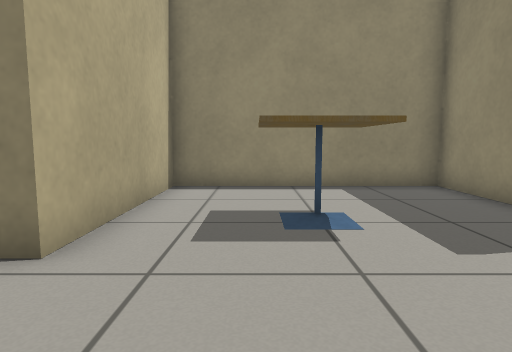
View 1 (above)

13 first-person views from a walk through a world built for the Gazebo simulator. The camera is 0.62 m above the floor, tilts 6° down and sees 75° across. The floor is counted in squares, 0.5 m on a side. Each view is taken from the middle of a square. On the plan, view 1 faces up. The plan holds only what a view shows up to about 14 squares ahead; the rest is blank.

View 2
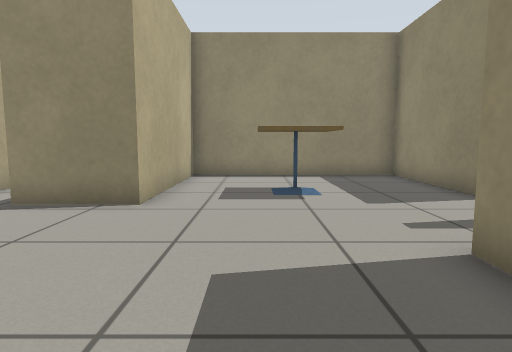

View 3
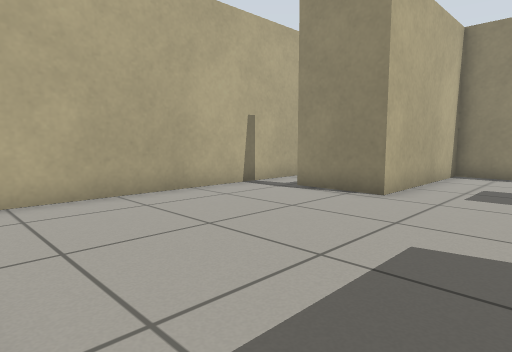

View 4
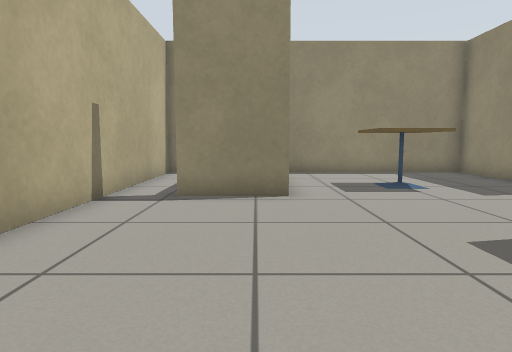

View 5
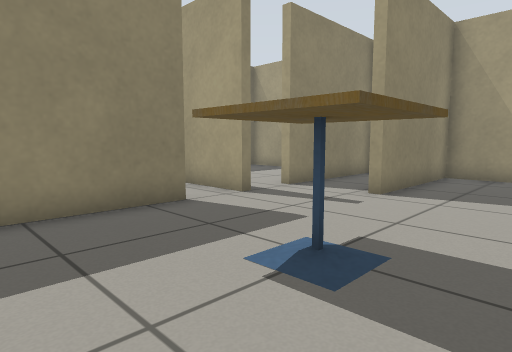

View 6
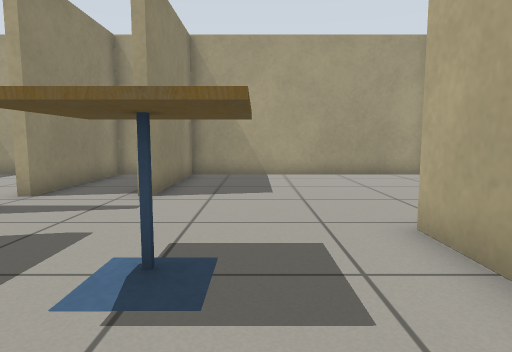

View 7
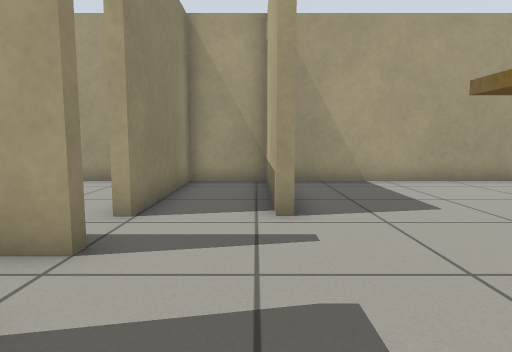

View 8
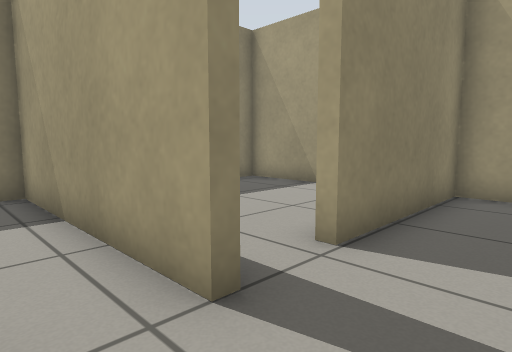

View 9
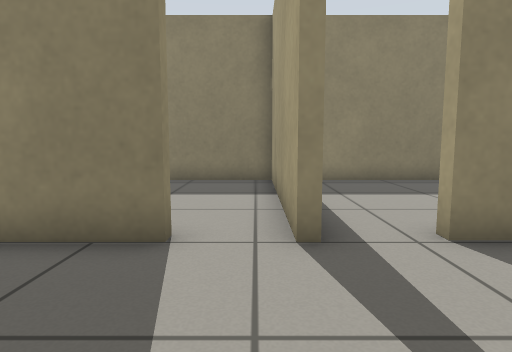

View 10
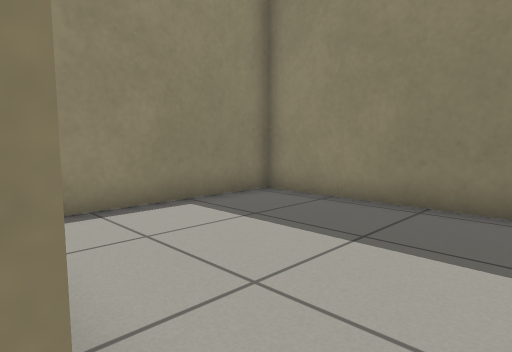

View 11
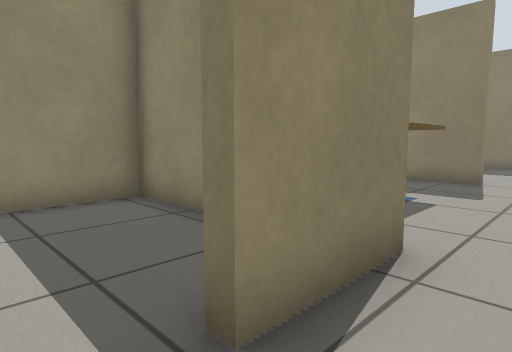

View 12
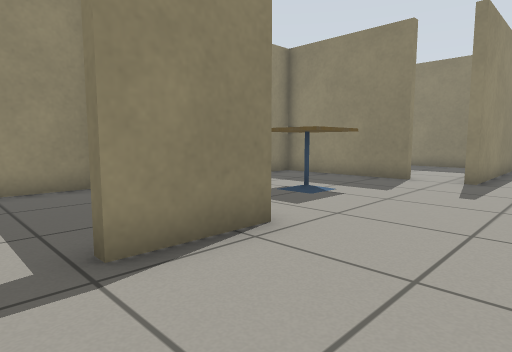

View 13
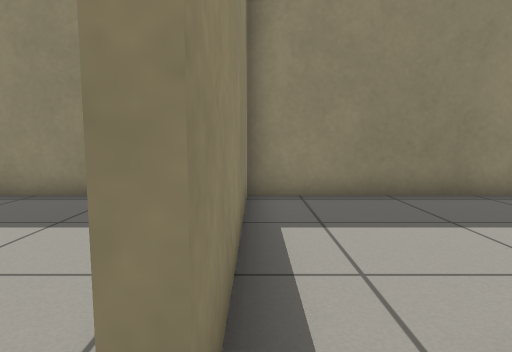

### Floor plan
Ten units are one square. View 1 is at (0, 0); x grows to the right and y downward. Boxes are objects, and circles mark ways between rooms. Rooms are numbered by the first view taken in them; rooms with no view inside come last. Other rooms are left out.
<svg viewBox="-69 -96 189 144">
<path fill="none" stroke="#000" d="M50 -22 50 -25M54 -41 50 -41 50 -91 -23 -91 -23 -34 -49 -34M-64 -36 -64 31M-61 43 24 43 24 -6 27 -6 27 43 50 43 50 -6M50 -25 115 -25 115 -91 65 -91M74 43 115 43 115 -23M111 -22 50 -22M-26 -66 -26 -91 -64 -91 -64 -36"/>
<rect x="-5" y="-65" width="30" height="30" fill="#bbb"><title>cafe table</title></rect>
<circle cx="50" cy="-35" r="3" fill="#2a7"/>
<circle cx="50" cy="-10" r="3" fill="#2a7"/>
<circle cx="-55" cy="-30" r="3" fill="#2a7"/>
<text x="0" y="-10">1</text>
<text x="80" y="-60">2</text>
<text x="80" y="10">3</text>
<text x="-50" y="-60">4</text>
</svg>
Room 1 opens to room 2. Room 1 opens to room 3. Room 1 opens to room 4.

Where each view was taken, in squares from view 1:
view 1: 0 up, 0 right, facing up
view 2: 3 down, 0 right, facing up
view 3: 4 down, 1 right, facing up-left
view 4: 4 down, 3 left, facing up
view 5: 8 up, 1 left, facing down-right
view 6: 8 up, 0 right, facing down
view 7: 6 up, 3 right, facing down
view 8: 4 up, 3 right, facing down-right
view 9: 3 up, 1 right, facing right
view 10: 3 up, 5 right, facing up-right
view 11: 2 up, 6 left, facing up-right
view 12: 0 up, 6 left, facing up-right
view 13: 2 up, 4 right, facing right
